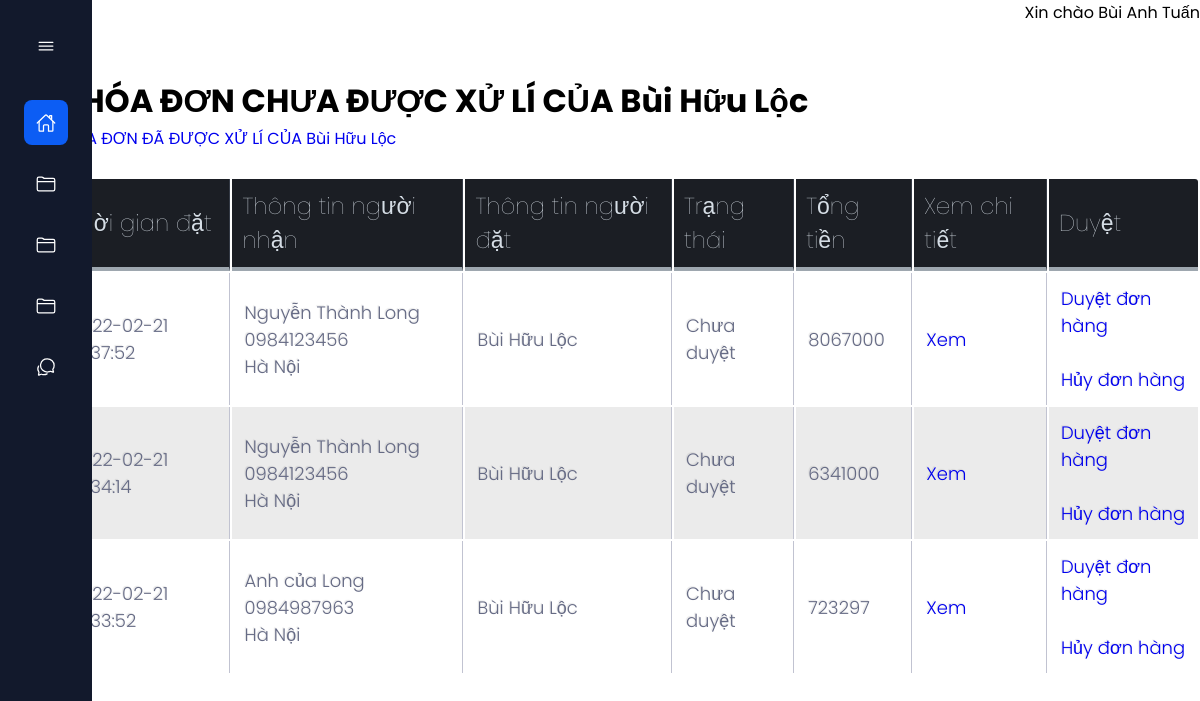
Screenshot of /admin/customers/view_receipt.php?id=16 (signed in) with the database file from the repository.
### tables this page shows
CREATE TABLE `customers` (
  `id` int NOT NULL,
  `name` varchar(200) NOT NULL,
  `gender` varchar(200) NOT NULL,
  `dob` date NOT NULL,
  `email` varchar(200) NOT NULL,
  `password` varchar(200) NOT NULL,
  `token` varchar(200) DEFAULT NULL
);

CREATE TABLE `receipts` (
  `id` int NOT NULL,
  `customer_id` int NOT NULL,
  `order_time` timestamp NOT NULL DEFAULT CURRENT_TIMESTAMP,
  `receiver_id` varchar(50) DEFAULT NULL,
  `note` mediumtext,
  `status` int NOT NULL,
  `total` int DEFAULT NULL
);

### admin/customers/view_receipt.php (the view, shortened to what this page needs)
<!DOCTYPE html>
<html>
<head>
	<link rel="stylesheet" href="../index3.css">
	<link rel="stylesheet" href="../style_validate1.css">
	<link rel="stylesheet" type="text/css" href="../style_table.css">
</head>
<?php
require '../connect_database.php';
$id = $_GET['id'];
$sql_select_name = "SELECT name FROM customers WHERE id = '$id'";
$name = mysqli_fetch_array(mysqli_query($connect_database, $sql_select_name))['name'] ;
if (isset($_GET['index'])) {
	$i = $_GET['index'];
} else {
	$i = 1;
}
$sql_command_select_receipts = "select count(*) from receipts where (status = 2 or status = 4) and customer_id= '$id'";
$query_sql_command_select_receipts = mysqli_query($connect_database, $sql_command_select_receipts);
$count_receipts = mysqli_fetch_array($query_sql_command_select_receipts)['count(*)'];
$receipts_on_page = 5;
$count_pages = ceil ($count_receipts / $receipts_on_page);
$skip_receipts_page = ( $i - 1 ) * $receipts_on_page;
$sql_command_select = "
	SELECT receipts.*, customers.name as 'customer_name', receivers.name as 'receiver_name', receivers.phone as 'receiver_phone', receivers.address as 'receiver_address'
	from receipts
	left JOIN receivers on receivers.id = receipts.receiver_id
	join customers on customers.id = receipts.customer_id
	WHERE receipts.customer_id = '$id' and receipts.status in (2, 4)
	GROUP BY receipts.id
	ORDER BY receipts.order_time desc
	limit $receipts_on_page offset $skip_receipts_page
";
$query_sql_command_select = mysqli_query($connect_database, $sql_command_select);
 ?>
<body>
<body>
<?php require '../menu.php'; ?>
<div class="top">
	<div class = "login">
		<span>Xin chào <?php echo $_SESSION['name'] ?></span>
	</div>
</div>
<div class = "bot">
	<div class = "header">
		<h1 class =  "header" >CÁC HÓA ĐƠN CHƯA ĐƯỢC XỬ LÍ CỦA <?php echo $name ?></h1>
		-> <a href="view_receipts_finished.php?id=<?php echo $id ?>">CÁC HÓA ĐƠN ĐÃ ĐƯỢC XỬ LÍ CỦA <?php echo $name ?></a>
	</div>
	<br>
		<?php require '../validate.php' ?>
		<table class = "table">
			<tr>
				<th>Mã</th>
				<th>Thời gian đặt</th>
				<th>Thông tin người nhận</th>
				<th>Thông tin người đặt</th>
				<th>Trạng thái</th>
				<th>Tổng tiền</th>
				<th>Xem chi tiết</th>
				<th>Duyệt</th>
			</tr>
			<?php foreach ($query_sql_command_select as $each_receipt) : ?>
			<?php if ($each_receipt['status'] == 2 || $each_receipt['status'] == 4 ) { ?>
			<tr>
				<td><?php echo $each_receipt['id'] ?></td>
				<td><?php echo $each_receipt['order_time'] ?></td>
				<td>
					<?php echo $each_receipt['receiver_name'] ?><br>
					<?php echo $each_receipt['receiver_phone'] ?><br>
					<?php echo $each_receipt['receiver_address'] ?><br>
				</td>
				<td>
					<?php echo $each_receipt['customer_name'] ?><br>
				</td>
				<td>
					<?php
					switch ($each_receipt['status']) {
						case 2:
							echo 'Chưa duyệt';
							break;
					}
					 ?>
				</td>
				<td><?php echo $each_receipt['total'] ?></td>
				<td>
					<a href="../receipts/detail_receipt.php?id=<?php echo $each_receipt['id'] ?>">Xem</a>
				</td>
				<td>
					<?php if ( $each_receipt['status'] == 2 ) { ?>
						<a href="../receipts/update_receipt.php?id=<?php echo $each_receipt['id'] ?>&status=4&customer_id=<?php echo $id ?>">Duyệt đơn hàng</a>
					<?php } ?>
				<br>
				<br>
				<a href="../receipts/update_receipt.php?id=<?php echo $each_receipt['id'] ?>&status=3&customer_id=<?php echo $id ?>">Hủy đơn hàng</a>
				</td>
			</tr>
			<?php } ?>
			<?php endforeach ?>
		</table>
	<?php for ($i = 1; $i <= $count_pages; $i++ ) { ?>
		<a href = "?id=<?php echo $id ?>&index=<?php echo $i ?>">
		</a>
	<?php } ?>
</div>
</body>
</html>

### admin/index3.css (style rules this page uses)
body { padding: 0px; margin: 0px; }
.login { display: flex; justify-content: flex-end; }
.header { margin-top: 25px; background-color: white; padding: 1px; }

### admin/style_table.css (style rules this page uses)
th { color:#D5DDE5;; background:#1b1e24; border-bottom:4px solid #9ea7af; border-right: 1px solid #343a45; font-size:23px; font-weight: 100; padding:10px; text-align:left; text-shadow: 0 1px 1px rgba(0, 0, 0, 0.1); vertical-align:middle; }
th:first-child { border-top-left-radius:3px; }
th:last-child { border-top-right-radius:3px; border-right:none; }
tr { border-top: 1px solid #C1C3D1; border-bottom-: 1px solid #C1C3D1; color:#666B85; font-size:16px; font-weight:normal; text-shadow: 0 1px 1px rgba(256, 256, 256, 0.1); }
tr:first-child { border-top:none; }
tr:last-child { border-bottom:none; }
tr:nth-child(odd) td { background:#EBEBEB; }
tr:last-child td:first-child { border-bottom-left-radius:3px; }
tr:last-child td:last-child { border-bottom-right-radius:3px; }
td { background:#FFFFFF; padding:12px; text-align:left; vertical-align:middle; font-weight:300; font-size:18px; text-shadow: -1px -1px 1px rgba(0, 0, 0, 0.1); border-right: 1px solid #C1C3D1; }
td:last-child { border-right: 0px; }

### admin/style_menu.css (style rules this page uses)
:root { --nav-width: 92px; --first-color: #0C5DF4; --bg-color: #12192C; --sub-color: #B6CEFC; --white-color: #FFF; --body-font: 'Poppins', sans-serif; --normal-font-size: 1rem; --small-font-size: .875rem; --z-fixed: 100; }
*,::before,::after { box-sizing: border-box; }
body { position: relative; margin: 0; padding: 2rem 0 0 6.75rem; font-family: var(--body-font); font-size: var(--normal-font-size); transition: .5s; }
h1 { margin: 0; }
a { text-decoration: none; }

### admin/index1.css (style rules this page uses)
body { padding: 0px; margin: 0px; }
.login { display: flex; justify-content: flex-end; }
.header { margin-top: 25px; background-color: white; padding: 1px; }

### rows the page displays
customers: name "Bùi Hữu Lộc"
receipts: order_time "2022-02-21 15:37:52", receiver_name "Nguyễn Thành Long", receiver_phone "0984123456", receiver_address "Hà Nội", customer.name "Bùi Hữu Lộc", status "Chưa duyệt", total "8067000"
receipts: order_time "2022-02-21 15:34:14", receiver_name "Nguyễn Thành Long", receiver_phone "0984123456", receiver_address "Hà Nội", customer.name "Bùi Hữu Lộc", status "Chưa duyệt", total "6341000"
receipts: order_time "2022-02-21 15:33:52", receiver_name "Anh của Long", receiver_phone "0984987963", receiver_address "Hà Nội", customer.name "Bùi Hữu Lộc", status "Chưa duyệt", total "723297"

### other values shown
$_SESSION['name'] "Bùi Anh Tuấn"
